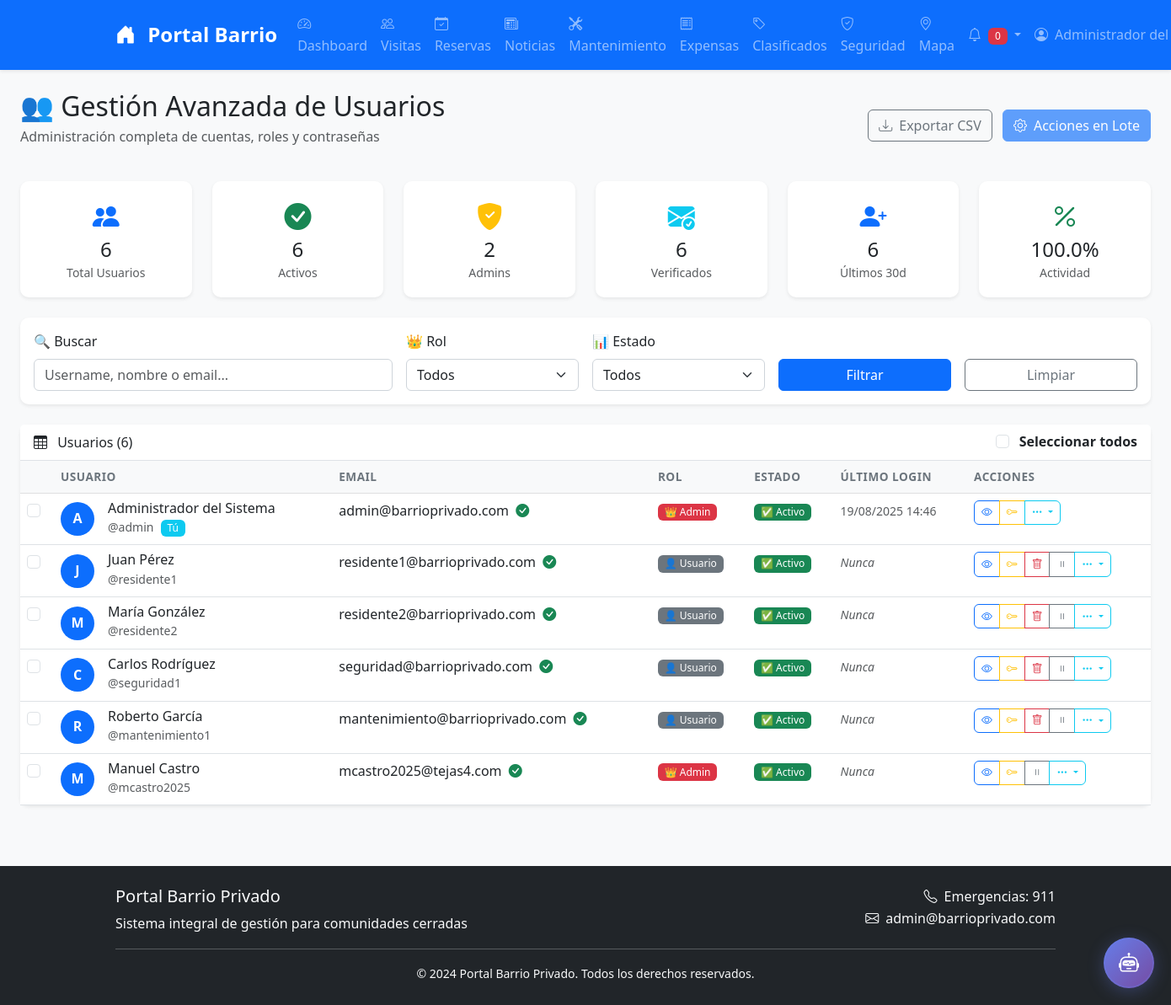
Before: /admin/users/ (signed in) with the older database file.
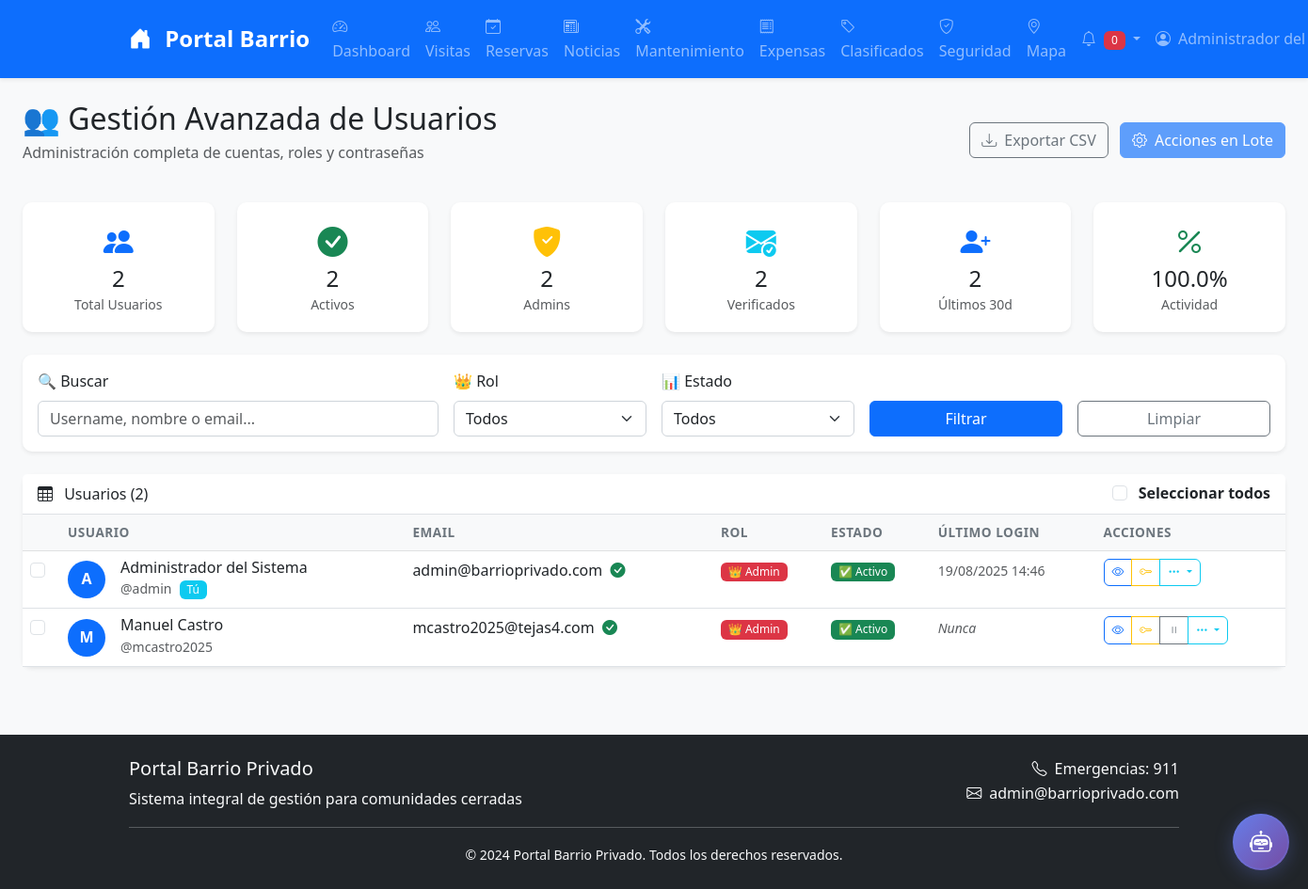
After: the same page with the newer database file.
### models.py (models this page shows, shortened)
class User(UserMixin, db.Model):
    __tablename__ = 'users'
    id = db.Column(db.Integer, primary_key=True)
    username = db.Column(db.String(80), unique=True, nullable=False, index=True)
    email = db.Column(db.String(120), unique=True, nullable=False, index=True)
    password_hash = db.Column(db.String(255), nullable=False)
    name = db.Column(db.String(100), nullable=False)
    role = db.Column(db.String(20), default='resident')  # resident, admin, security, maintenance
    address = db.Column(db.String(200))
    phone = db.Column(db.String(20))
    emergency_contact = db.Column(db.String(200))
    is_active = db.Column(db.Boolean, default=True)
    email_verified = db.Column(db.Boolean, default=False)
    phone_verified = db.Column(db.Boolean, default=False)
    profile_image = db.Column(db.String(200))
    created_at = db.Column(db.DateTime, default=datetime.utcnow)
    updated_at = db.Column(db.DateTime, default=datetime.utcnow, onupdate=datetime.utcnow)
    last_login = db.Column(db.DateTime)
    two_factor_enabled = db.Column(db.Boolean, default=False)
    two_factor_secret = db.Column(db.String(32))  # Secreto TOTP
    two_factor_enabled_at = db.Column(db.DateTime)
    two_factor_backup_codes = db.Column(db.Text)  # Códigos de respaldo separados por comas
    visits = db.relationship('Visit', backref='resident', lazy='dynamic', cascade='all, delete-orphan')
    reservations = db.relationship('Reservation', foreign_keys='Reservation.user_id', backref='user', lazy='dynamic', cascade='all, delete-orphan')
    news = db.relationship('News', backref='author', lazy='dynamic', cascade='all, delete-orphan')
    maintenance_requests = db.relationship('Maintenance', foreign_keys='Maintenance.user_id', backref='user', lazy='dynamic', cascade='all, delete-orphan')
    expenses = db.relationship('Expense', backref='user', lazy='dynamic', cascade='all, delete-orphan')
    classifieds = db.relationship('Classified', backref='author', lazy='dynamic', cascade='all, delete-orphan')
    security_reports = db.relationship('SecurityReport', foreign_keys='SecurityReport.user_id', backref='author', lazy='dynamic', cascade='all, delete-orphan')
    notifications = db.relationship('Notification', backref='user', lazy='dynamic', cascade='all, delete-orphan')
    def can_access_admin(self):
        return self.role in ['admin']

### routes/admin.py (the view)
@bp.route('/users')
@login_required
@admin_required
def users():
    page = request.args.get('page', 1, type=int)
    users = User.query.paginate(
        page=page, per_page=20, error_out=False
    )
    return jsonify({
        'users': [{
            'id': user.id,
            'username': user.username,
            'email': user.email,
            'name': user.name,
            'role': user.role,
            'is_active': user.is_active,
            'created_at': user.created_at.isoformat() if user.created_at else None
        } for user in users.items],
        'total': users.total,
        'pages': users.pages,
        'current_page': page
    })

### performance_integration.py (called while the page is built)
    def setup_middleware(self):
        @self.app.before_request
        def before_request():
            request.start_time = datetime.now()
            logger.info(f"📥 {request.method} {request.path} - {request.remote_addr}")
        @self.app.after_request
        def after_request(response):
            if hasattr(request, 'start_time'):
                duration = (datetime.now() - request.start_time).total_seconds()
                response.headers['X-Response-Time'] = str(duration)
                if duration > 1.0:  # Más de 1 segundo
                    logger.warning(f"⚠️ Request lento: {request.path} ({duration:.2f}s)")
                else:
                    logger.info(f"📤 {request.method} {request.path} - {response.status_code} ({duration:.3f}s)")
            return response

### security.py (called while the page is built)
    def before_request(self):
        logger.info(f"{request.method} {request.path} - {request.remote_addr}")
        if request.path.startswith('/api/'):
            self.check_rate_limit()

### templates/user_management/index.html (shortened to what the changed rows need)
{% extends "base.html" %}
{% block content %}
<div class="container-fluid">
    <div class="row mb-4">
        <div class="col-12">
            <div class="d-flex justify-content-between align-items-center">
                <div>
                    <h2 class="mb-1">👥 Gestión Avanzada de Usuarios</h2>
                </div>
            </div>
        </div>
    </div>
    <div class="row mb-4">
        <div class="col-md-2">
            <div class="card border-0 shadow-sm text-center">
                <div class="card-body">
                    <i class="bi bi-people-fill text-primary fs-2 mb-2"></i>
                    <h4 class="mb-0">{{ stats.total_users }}</h4>
                    <small class="text-muted">Total Usuarios</small>
                </div>
            </div>
        </div>
        <div class="col-md-2">
            <div class="card border-0 shadow-sm text-center">
                <div class="card-body">
                    <i class="bi bi-check-circle-fill text-success fs-2 mb-2"></i>
                    <h4 class="mb-0">{{ stats.active_users }}</h4>
                    <small class="text-muted">Activos</small>
                </div>
            </div>
        </div>
        <div class="col-md-2">
            <div class="card border-0 shadow-sm text-center">
                <div class="card-body">
                    <i class="bi bi-envelope-check-fill text-info fs-2 mb-2"></i>
                    <h4 class="mb-0">{{ stats.verified_users }}</h4>
                    <small class="text-muted">Verificados</small>
                </div>
            </div>
        </div>
        <div class="col-md-2">
            <div class="card border-0 shadow-sm text-center">
                <div class="card-body">
                    <i class="bi bi-person-plus-fill text-primary fs-2 mb-2"></i>
                    <h4 class="mb-0">{{ stats.recent_users }}</h4>
                    <small class="text-muted">Últimos 30d</small>
                </div>
            </div>
        </div>
    </div>
    <div class="row">
        <div class="col-12">
            <div class="card border-0 shadow-sm">
                <div class="card-header bg-white">
                    <div class="d-flex justify-content-between align-items-center">
                        <h6 class="mb-0">
                            <i class="bi bi-table me-2"></i>
                            Usuarios ({{ users|length }})
                        </h6>
                        <div>
                            <input type="checkbox" id="selectAll" class="form-check-input me-2">
                            <label for="selectAll" class="form-check-label">Seleccionar todos</label>
                        </div>
                    </div>
                </div>
                <div class="card-body p-0">
                    <div class="table-responsive">
                        <table class="table table-hover mb-0">
                            <thead class="table-light">
                                <tr>
                                    <th width="40"></th>
                                    <th>Usuario</th>
                                    <th>Email</th>
                                    <th>Rol</th>
                                    <th>Estado</th>
                                    <th>Último Login</th>
                                    <th>Acciones</th>
                                </tr>
                            </thead>
                            <tbody>
                                {% for user in users %}
                                <tr>
                                    <td>
                                        <input type="checkbox" class="form-check-input user-checkbox"
                                               value="{{ user.id }}" data-username="{{ user.username }}">
                                    </td>
                                    <td>
                                        <div class="d-flex align-items-center">
                                            <div class="avatar-sm me-3">
                                                <div class="avatar-circle bg-primary text-white">
                                                    {{ user.name[0].upper() if user.name else user.username[0].upper() }}
                                                </div>
                                            </div>
                                            <div>
                                                <h6 class="mb-0">{{ user.name or user.username }}</h6>
                                                <small class="text-muted">@{{ user.username }}</small>
                                                {% if user.id == current_user.id %}
                                                    <span class="badge bg-info ms-1">Tú</span>
                                                {% endif %}
                                            </div>
                                        </div>
                                    </td>
                                    <td>
                                        <div>
                                            {{ user.email }}
                                            {% if user.email_verified %}
                                                <i class="bi bi-check-circle-fill text-success ms-1" title="Verificado"></i>
                                            {% else %}
                                                <i class="bi bi-exclamation-circle-fill text-warning ms-1" title="No verificado"></i>
                                            {% endif %}
                                        </div>
                                    </td>
                                    <td>
                                        {% if user.role == 'admin' %}
                                            <span class="badge bg-danger">👑 Admin</span>
                                        {% elif user.role == 'moderator' %}
                                            <span class="badge bg-warning">🛡️ Moderador</span>
                                        {% else %}
                                            <span class="badge bg-secondary">👤 Usuario</span>
                                        {% endif %}
                                    </td>
                                    <td>
                                        {% if user.is_active %}
                                            <span class="badge bg-success">✅ Activo</span>
                                        {% else %}
                                            <span class="badge bg-danger">❌ Inactivo</span>
                                        {% endif %}
                                    </td>
                                    <td>
                                        <small class="text-muted">
                                            {% if user.last_login %}
                                                {{ user.last_login.strftime('%d/%m/%Y %H:%M') }}
                                            {% else %}
                                                <em>Nunca</em>
                                            {% endif %}
                                        </small>
                                    </td>
                                    <td>
                                        <div class="btn-group btn-group-sm">
                                            <button class="btn btn-outline-primary"
                                                    onclick="viewUserDetails({{ user.id }})"
                                                    title="Ver detalles">
                                                <i class="bi bi-eye"></i>
                                            </button>
                                            <button class="btn btn-outline-warning"
                                                    onclick="resetPassword({{ user.id }}, '{{ user.username }}')"
                                                    title="Resetear contraseña">
                                                <i class="bi bi-key"></i>
                                            </button>
                                            {% if user.username not in ['admin', 'mcastro2025'] and user.id != current_user.id %}
                                            <button class="btn btn-outline-danger btn-sm"
                                                    onclick="deleteUser({{ user.id }}, '{{ user.username }}')"
                                                    title="Eliminar usuario">
                                                <i class="bi bi-trash"></i>
                                            </button>
                                            {% endif %}
                                            {% if user.id != current_user.id %}
                                            <button class="btn btn-outline-secondary"
                                                    onclick="toggleStatus({{ user.id }}, '{{ user.username }}', {{ user.is_active|lower }})"
                                                    title="{% if user.is_active %}Desactivar{% else %}Activar{% endif %}">
                                                <i class="bi bi-{% if user.is_active %}pause{% else %}play{% endif %}"></i>
                                            </button>
                                            {% endif %}
                                            <div class="btn-group btn-group-sm">
                                                <button class="btn btn-outline-info dropdown-toggle"
                                                        data-bs-toggle="dropdown" title="Más acciones">
                                                    <i class="bi bi-three-dots"></i>
                                                </button>
                                            </div>
                                        </div>
                                    </td>
                                </tr>
                                {% endfor %}
                            </tbody>
                        </table>
                    </div>
                </div>
            </div>
        </div>
    </div>
</div>
{% endblock %}

### templates/base.html (shortened to what the changed rows need)
<!DOCTYPE html>
<html lang="es">
<head>
    <link href="https://cdn.jsdelivr.net/npm/bootstrap@5.3.0/dist/css/bootstrap.min.css" rel="stylesheet">
    <link href="https://cdn.jsdelivr.net/npm/bootstrap-icons@1.10.0/font/bootstrap-icons.css" rel="stylesheet">
    <link href="https://cdnjs.cloudflare.com/ajax/libs/font-awesome/6.4.0/css/all.min.css" rel="stylesheet">
    <link href="{{ url_for('static', filename='css/style.css') }}" rel="stylesheet">
</head>
<body>
    <nav class="navbar navbar-expand-lg navbar-dark bg-primary shadow-sm">
        <div class="container">
            <div class="collapse navbar-collapse" id="navbarNav">
                <ul class="navbar-nav">
                    {% if current_user.is_authenticated %}
                        <li class="nav-item dropdown">
                            <a class="nav-link dropdown-toggle" href="#" role="button" data-bs-toggle="dropdown">
                                <i class="bi bi-bell me-1"></i>
                                <span class="badge bg-danger" id="notification-count">0</span>
                            </a>
                        </li>
                        <li class="nav-item dropdown">
                            <a class="nav-link dropdown-toggle" href="#" role="button" data-bs-toggle="dropdown">
                                <i class="bi bi-person-circle me-1"></i>
                                {{ current_user.name }}
                            </a>
                        </li>
                    {% endif %}
                </ul>
            </div>
        </div>
    </nav>
    <main class="container-fluid py-4">
        {% block content %}{% endblock %}
    </main>
</body>
</html>

Changed rows visible on the page:
removed User: name "J", name "Juan Pérez", username "residente1", email "residente1@barrioprivado.com", email_verified True (drawn), role "👤 Usuario", is_active "✅ Activo", shows "Nunca"
removed User: name "M", name "María González", username "residente2", email "residente2@barrioprivado.com", email_verified True (drawn), role "👤 Usuario", is_active "✅ Activo", shows "Nunca"
removed User: name "C", name "Carlos Rodríguez", username "seguridad1", email "seguridad@barrioprivado.com", email_verified True (drawn), role "👤 Usuario", is_active "✅ Activo", shows "Nunca"
removed User: name "R", name "Roberto García", username "mantenimiento1", email "mantenimiento@barrioprivado.com", email_verified True (drawn), role "👤 Usuario", is_active "✅ Activo", shows "Nunca"
Other visible differences:
{{ stats.total_users }}: "6" → "2"
{{ stats.active_users }}: "6" → "2"
{{ stats.verified_users }}: "6" → "2"
{{ stats.recent_users }}: "6" → "2"
{{ users|length }}: "6" → "2"
